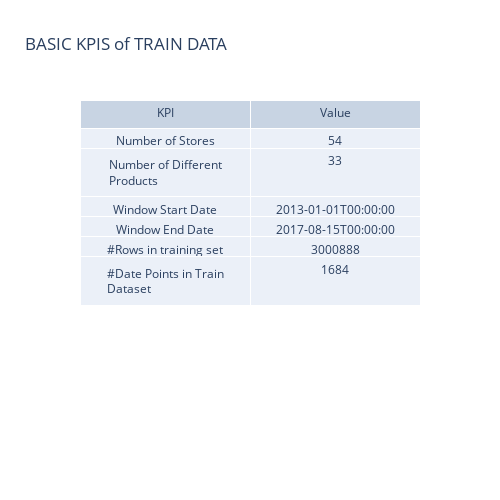

Notebook cell for this chart:
### Markdown cell above
- 판매의 증가 추세.
- 최근 2년 동안(2015년 7월 이후) 추세는 안정적이었습니다(거의 정지된 TS).
- 줌인을 하면 7일마다 같은 패턴의 계절성이 있다는 것을 알 수 있습니다(주말에는 매출이 증가합니다). 주간 계절성의 절정은 일요일/토요일입니다.
- 매년 1월 1일은 슈퍼마켓이 문을 열지 않습니다(매출=0).

### Code cell
fig = go.Figure(data=[go.Table(header=dict(values=['KPI', 'Value']),
                 cells=dict(values=[['Number of Stores', 'Number of Different Products', 
                                     'Window Start Date', 'Window End Date',
                                    '#Rows in training set', '#Date Points in Train Dataset'], 
                                    [train['store_nbr'].nunique(), train['family'].nunique(), 
                                     train['date'].min(), train['date'].max(),
                                    train.shape[0], train['date'].nunique()]]))
                     ])

fig.update_layout({"title": f'BASIC KPIS of TRAIN DATA'}, height=500, width=500)
fig.show()

### Figure 1 — Plotly figure (JSON) as saved in the notebook; plotly's stock layout.template omitted (floating-point values rounded to 4 significant figures)
{"data": [{"cells": {"values": [["Number of Stores", "Number of Different Products", "Window Start Date", "Window End Date", "#Rows in training set", "#Date Points in Train Dataset"], [54, 33, "2013-01-01T00:00:00", "2017-08-15T00:00:00", 3000888, 1684]]}, "header": {"values": ["KPI", "Value"]}, "type": "table"}], "layout": {"height": 500, "title": {"text": "BASIC KPIS of TRAIN DATA"}, "width": 500}}
